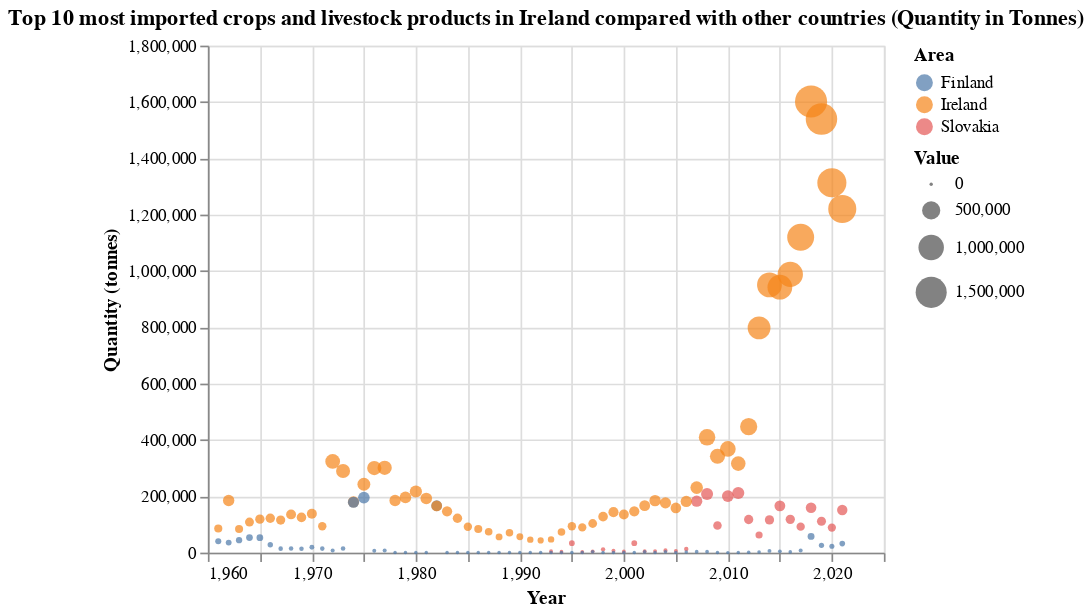
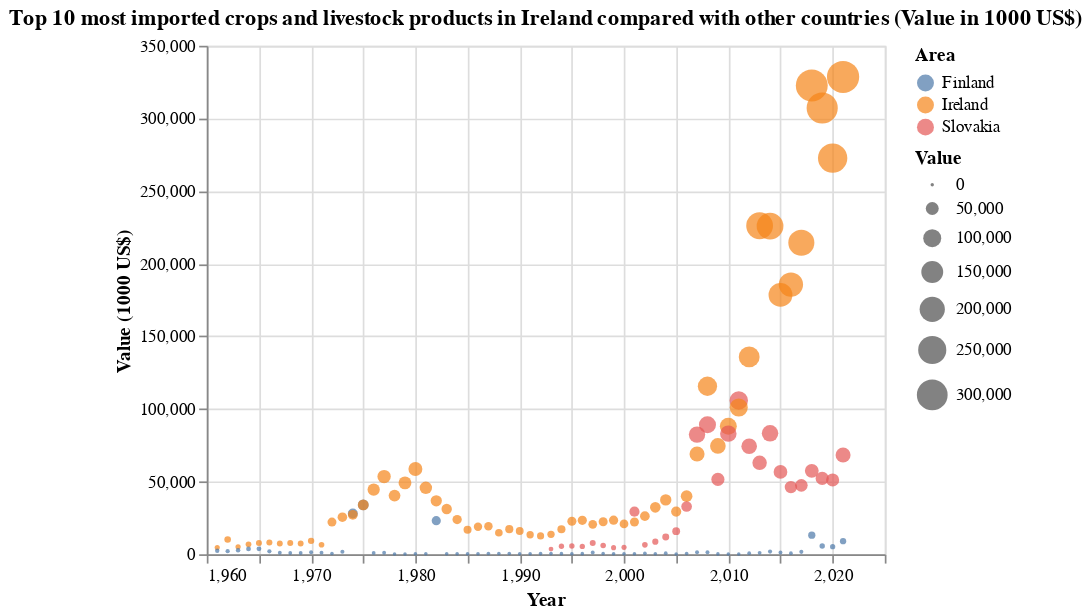

Here is the notebook cell these charts were saved with, in order:
### Code cell
# plotting an interactive graph with the quantity of the top import products
plotInteractiveTradeData(top_10_items_data_qtt, top_10_items_ire, 'Quantity (tonnes)', 'Top 10 most imported crops and livestock products in Ireland compared with other countries (Quantity in Tonnes)')

# plotting an interactive graph with the value of the top import products
plotInteractiveTradeData(top_10_items_data_val, top_10_items_ire, 'Value (1000 US$)', 'Top 10 most imported crops and livestock products in Ireland compared with other countries (Value in 1000 US$)')

### Figure 1 — Vega-Lite specification as saved in the notebook (floating-point values rounded to 4 significant figures; data arrays with more than 128 entries replaced by an {"elided": "..."} marker saying what was removed)
{"config": {"view": {"continuousWidth": 400, "continuousHeight": 300}}, "data": {"name": "data-51a7ab71426025a7b24184eb27aba1a8"}, "mark": {"type": "point", "filled": true}, "encoding": {"color": {"field": "Area", "type": "nominal"}, "order": {"field": "Value", "sort": "descending", "type": "quantitative"}, "size": {"field": "Value", "type": "quantitative"}, "tooltip": {"field": "Value", "type": "nominal"}, "x": {"field": "Year", "scale": {"zero": false}, "type": "quantitative"}, "y": {"field": "Value", "scale": {"zero": false}, "title": "Quantity (tonnes)", "type": "quantitative"}}, "selection": {"Select Import Item": {"type": "single", "fields": ["Item"], "init": {"Item": "Maize (corn)"}, "bind": {"input": "select", "options": ["Maize (corn)", "Wheat", "Cake of  soya beans", "Food wastes", "Molasses", "Raw milk of cattle", "Brewing or distilling dregs and waste", "Other non-alcoholic caloric beverages", "Bran of wheat", "Gluten feed and meal"], "name": "Item"}}}, "title": "Top 10 most imported crops and livestock products in Ireland compared with other countries (Quantity in Tonnes)", "transform": [{"filter": {"selection": "Select Import Item"}}], "$schema": "https://vega.github.io/schema/vega-lite/v4.17.0.json", "datasets": {"data-51a7ab71426025a7b24184eb27aba1a8": {"elided": "1510 records"}}}

### Figure 2 — Vega-Lite specification as saved in the notebook (floating-point values rounded to 4 significant figures; data arrays with more than 128 entries replaced by an {"elided": "..."} marker saying what was removed)
{"config": {"view": {"continuousWidth": 400, "continuousHeight": 300}}, "data": {"name": "data-3e23d85572873c5c7fa3268147a73f6d"}, "mark": {"type": "point", "filled": true}, "encoding": {"color": {"field": "Area", "type": "nominal"}, "order": {"field": "Value", "sort": "descending", "type": "quantitative"}, "size": {"field": "Value", "type": "quantitative"}, "tooltip": {"field": "Value", "type": "nominal"}, "x": {"field": "Year", "scale": {"zero": false}, "type": "quantitative"}, "y": {"field": "Value", "scale": {"zero": false}, "title": "Value (1000 US$)", "type": "quantitative"}}, "selection": {"Select Import Item": {"type": "single", "fields": ["Item"], "init": {"Item": "Maize (corn)"}, "bind": {"input": "select", "options": ["Maize (corn)", "Wheat", "Cake of  soya beans", "Food wastes", "Molasses", "Raw milk of cattle", "Brewing or distilling dregs and waste", "Other non-alcoholic caloric beverages", "Bran of wheat", "Gluten feed and meal"], "name": "Item"}}}, "title": "Top 10 most imported crops and livestock products in Ireland compared with other countries (Value in 1000 US$)", "transform": [{"filter": {"selection": "Select Import Item"}}], "$schema": "https://vega.github.io/schema/vega-lite/v4.17.0.json", "datasets": {"data-3e23d85572873c5c7fa3268147a73f6d": {"elided": "1510 records"}}}
